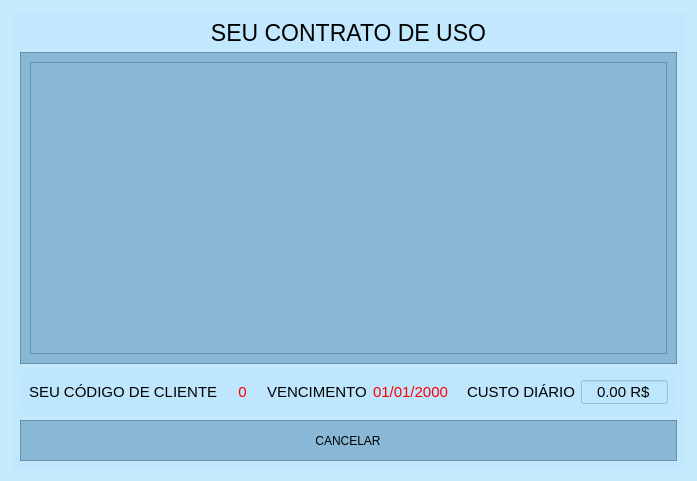
<?xml version="1.0" encoding="UTF-8"?>
<ui version="4.0">
 <class>Form</class>
 <widget class="QWidget" name="Form">
  <property name="geometry">
   <rect>
    <x>0</x>
    <y>0</y>
    <width>697</width>
    <height>481</height>
   </rect>
  </property>
  <property name="minimumSize">
   <size>
    <width>697</width>
    <height>481</height>
   </size>
  </property>
  <property name="maximumSize">
   <size>
    <width>697</width>
    <height>481</height>
   </size>
  </property>
  <property name="windowTitle">
   <string>CONTRATO DE USO - SISTEMA MANUNTEÇÃO</string>
  </property>
  <property name="styleSheet">
   <string notr="true">QWidget{
	background-color: rgb(188, 230, 254, 150);
}

#mensagem{
	background-color: rgb(68, 154, 202, 200);
}

QFrame{	
	background-color: rgb(137, 184, 214, 250);
}

QLabel, #cancelar{	
	background-color: rgb(137, 184, 214, 0);
}

#Form{
	background-image: url(:/img/mensagens.jpeg);
}

#codigo, #vencimento{	
	color: rgb(255, 0, 0);
}</string>
  </property>
  <layout class="QVBoxLayout" name="verticalLayout">
   <item>
    <widget class="QWidget" name="widget" native="true">
     <layout class="QVBoxLayout" name="verticalLayout_2">
      <item>
       <widget class="QLabel" name="label">
        <property name="font">
         <font>
          <pointsize>17</pointsize>
         </font>
        </property>
        <property name="text">
         <string>SEU CONTRATO DE USO</string>
        </property>
        <property name="alignment">
         <set>Qt::AlignCenter</set>
        </property>
       </widget>
      </item>
      <item>
       <widget class="QFrame" name="frame">
        <property name="frameShape">
         <enum>QFrame::StyledPanel</enum>
        </property>
        <property name="frameShadow">
         <enum>QFrame::Raised</enum>
        </property>
        <layout class="QHBoxLayout" name="horizontalLayout_4">
         <item>
          <widget class="QTextEdit" name="clasulas">
           <property name="font">
            <font>
             <pointsize>15</pointsize>
            </font>
           </property>
           <property name="readOnly">
            <bool>true</bool>
           </property>
          </widget>
         </item>
        </layout>
       </widget>
      </item>
      <item>
       <widget class="QWidget" name="widget_2" native="true">
        <layout class="QHBoxLayout" name="horizontalLayout">
         <item>
          <widget class="QLabel" name="label_3">
           <property name="font">
            <font>
             <pointsize>11</pointsize>
            </font>
           </property>
           <property name="text">
            <string>SEU CÓDIGO DE CLIENTE</string>
           </property>
          </widget>
         </item>
         <item>
          <widget class="QLabel" name="codigo">
           <property name="maximumSize">
            <size>
             <width>37</width>
             <height>16777215</height>
            </size>
           </property>
           <property name="font">
            <font>
             <pointsize>11</pointsize>
            </font>
           </property>
           <property name="text">
            <string>0</string>
           </property>
           <property name="alignment">
            <set>Qt::AlignCenter</set>
           </property>
          </widget>
         </item>
         <item>
          <widget class="QLabel" name="label_4">
           <property name="font">
            <font>
             <pointsize>11</pointsize>
            </font>
           </property>
           <property name="text">
            <string>VENCIMENTO</string>
           </property>
          </widget>
         </item>
         <item>
          <widget class="QLabel" name="vencimento">
           <property name="font">
            <font>
             <pointsize>11</pointsize>
            </font>
           </property>
           <property name="text">
            <string>01/01/2000</string>
           </property>
          </widget>
         </item>
         <item>
          <widget class="QLabel" name="label_2">
           <property name="font">
            <font>
             <pointsize>11</pointsize>
            </font>
           </property>
           <property name="text">
            <string>CUSTO DIÁRIO</string>
           </property>
          </widget>
         </item>
         <item>
          <widget class="QDoubleSpinBox" name="custo">
           <property name="font">
            <font>
             <pointsize>11</pointsize>
            </font>
           </property>
           <property name="alignment">
            <set>Qt::AlignCenter</set>
           </property>
           <property name="readOnly">
            <bool>true</bool>
           </property>
           <property name="buttonSymbols">
            <enum>QAbstractSpinBox::NoButtons</enum>
           </property>
           <property name="showGroupSeparator" stdset="0">
            <bool>true</bool>
           </property>
           <property name="suffix">
            <string> R$</string>
           </property>
          </widget>
         </item>
        </layout>
       </widget>
      </item>
      <item>
       <widget class="QFrame" name="frame_2">
        <property name="frameShape">
         <enum>QFrame::StyledPanel</enum>
        </property>
        <property name="frameShadow">
         <enum>QFrame::Raised</enum>
        </property>
        <layout class="QHBoxLayout" name="horizontalLayout_3">
         <item>
          <widget class="QToolButton" name="cancelar">
           <property name="text">
            <string>CANCELAR</string>
           </property>
           <property name="icon">
            <iconset resource="../IMG/recursos.qrc">
             <normaloff>:/img/cancel.svg</normaloff>:/img/cancel.svg</iconset>
           </property>
           <property name="iconSize">
            <size>
             <width>51</width>
             <height>60</height>
            </size>
           </property>
           <property name="shortcut">
            <string>Esc</string>
           </property>
           <property name="checkable">
            <bool>false</bool>
           </property>
           <property name="popupMode">
            <enum>QToolButton::DelayedPopup</enum>
           </property>
           <property name="toolButtonStyle">
            <enum>Qt::ToolButtonTextUnderIcon</enum>
           </property>
           <property name="autoRaise">
            <bool>true</bool>
           </property>
          </widget>
         </item>
        </layout>
       </widget>
      </item>
     </layout>
    </widget>
   </item>
  </layout>
 </widget>
 <resources>
  <include location="../IMG/recursos.qrc"/>
 </resources>
 <connections/>
</ui>
